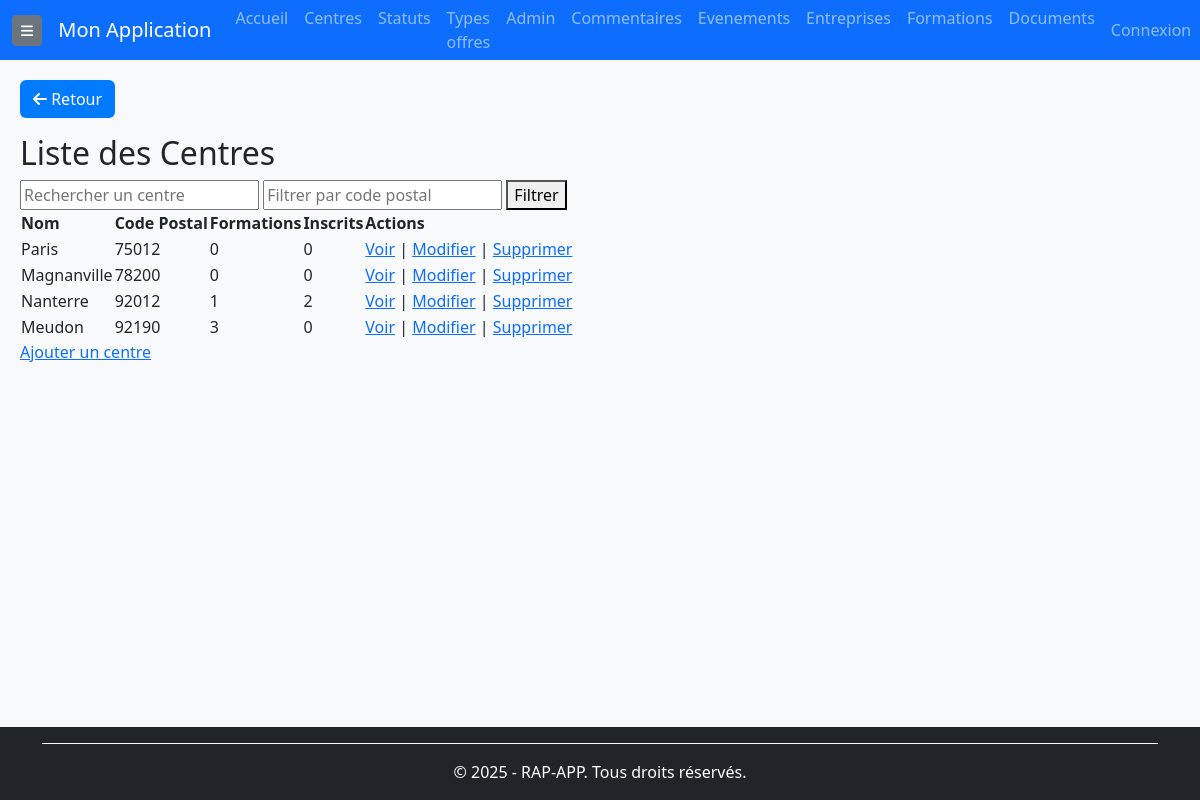
The page /centres/ (signed in) on the database its author committed.
### rap_app/models/centres.py (models this page shows, shortened)
class Centre(BaseModel):
    nom = models.CharField(
        max_length=255,
        unique=True,  # 🔹 Garantit qu'un centre a un nom unique
        verbose_name="Nom du centre"
    )
    code_postal = models.CharField(
        max_length=5,  # 🔹 Limité à 5 caractères au lieu de 10
        null=True,
        blank=True,
        verbose_name="Code postal",
        validators=[
            RegexValidator(
                regex=r'^\d{5}$',
                message="Le code postal doit contenir exactement 5 chiffres"
            )
        ]
    )
    class Meta:
        verbose_name = "Centre"
        verbose_name_plural = "Centres"
        ordering = ['nom']
        indexes = [
            models.Index(fields=['nom']),  # 🔹 Index pour optimiser les recherches par nom
            models.Index(fields=['code_postal']),  # 🔹 Index pour les recherches par code postal
        ]

### rap_app/views/centres_views.py (the view)
# urls.py: path('centres/', centres_views.CentreListView.as_view(), name='centre-list'),
class CentreListView(BaseListView):
    model = Centre
    context_object_name = 'centres'
    template_name = 'centres/centre_list.html'  # ✅ Défini explicitement le template
    def get_queryset(self):
        queryset = super().get_queryset().annotate(
            nb_formations=Count('formations'),
            nb_formations_actives=Count(
                'formations',
                filter=Q(formations__end_date__gte=timezone.now()) | Q(formations__end_date__isnull=True)
            ),
            nb_inscrits=Sum(
                F('formations__inscrits_crif') + F('formations__inscrits_mp'),
                default=0
            )
        )
        q = self.request.GET.get('q')
        if q:
            queryset = queryset.filter(nom__icontains=q)
        cp = self.request.GET.get('code_postal')
        if cp:
            queryset = queryset.filter(code_postal__startswith=cp)
        return queryset
    def get_context_data(self, **kwargs):
        context = super().get_context_data(**kwargs)
        context['total_centres'] = Centre.objects.count()
        context['total_formations'] = Formation.objects.count()
        context['filters'] = {
            'q': self.request.GET.get('q', ''),
            'code_postal': self.request.GET.get('code_postal', ''),
        }
        return context

### rap_app/templates/centres/centre_list.html
{% extends "base.html" %}
{% block content %}
{% include "composants/bouton_retour.html" %}
<h2>Liste des Centres</h2>
<form method="get">
    <input type="text" name="q" placeholder="Rechercher un centre" value="{{ filters.q }}">
    <input type="text" name="code_postal" placeholder="Filtrer par code postal" value="{{ filters.code_postal }}">
    <button type="submit">Filtrer</button>
</form>
<table>
    <thead>
        <tr>
            <th>Nom</th>
            <th>Code Postal</th>
            <th>Formations</th>
            <th>Inscrits</th>
            <th>Actions</th>
        </tr>
    </thead>
    <tbody>
        {% for centre in centres %}
        <tr>
            <td>{{ centre.nom }}</td>
            <td>{{ centre.code_postal }}</td>
            <td>{{ centre.nb_formations }}</td>
            <td>{{ centre.nb_inscrits }}</td>
            <td>
                <a href="{% url 'centre-detail' centre.pk %}">Voir</a> |
                <a href="{% url 'centre-update' centre.pk %}">Modifier</a> |
                <a href="{% url 'centre-delete' centre.pk %}">Supprimer</a>
            </td>
        </tr>
        {% empty %}
        <tr><td colspan="5">Aucun centre trouvé.</td></tr>
        {% endfor %}
    </tbody>
</table>
<a href="{% url 'centre-create' %}">Ajouter un centre</a>
{% endblock %}

### rap_app/templates/base.html (style rules this page uses)
body { background-color: #f8f9fa; display: flex; flex-direction: column; min-height: 100vh; }

### rows shown on the page
Centre: nom "Paris", code_postal "75012", nb_formations "0", nb_inscrits "0"
Centre: nom "Magnanville", code_postal "78200", nb_formations "0", nb_inscrits "0"
Centre: nom "Nanterre", code_postal "92012", nb_formations "1", nb_inscrits "2"
Centre: nom "Meudon", code_postal "92190", nb_formations "3", nb_inscrits "0"
